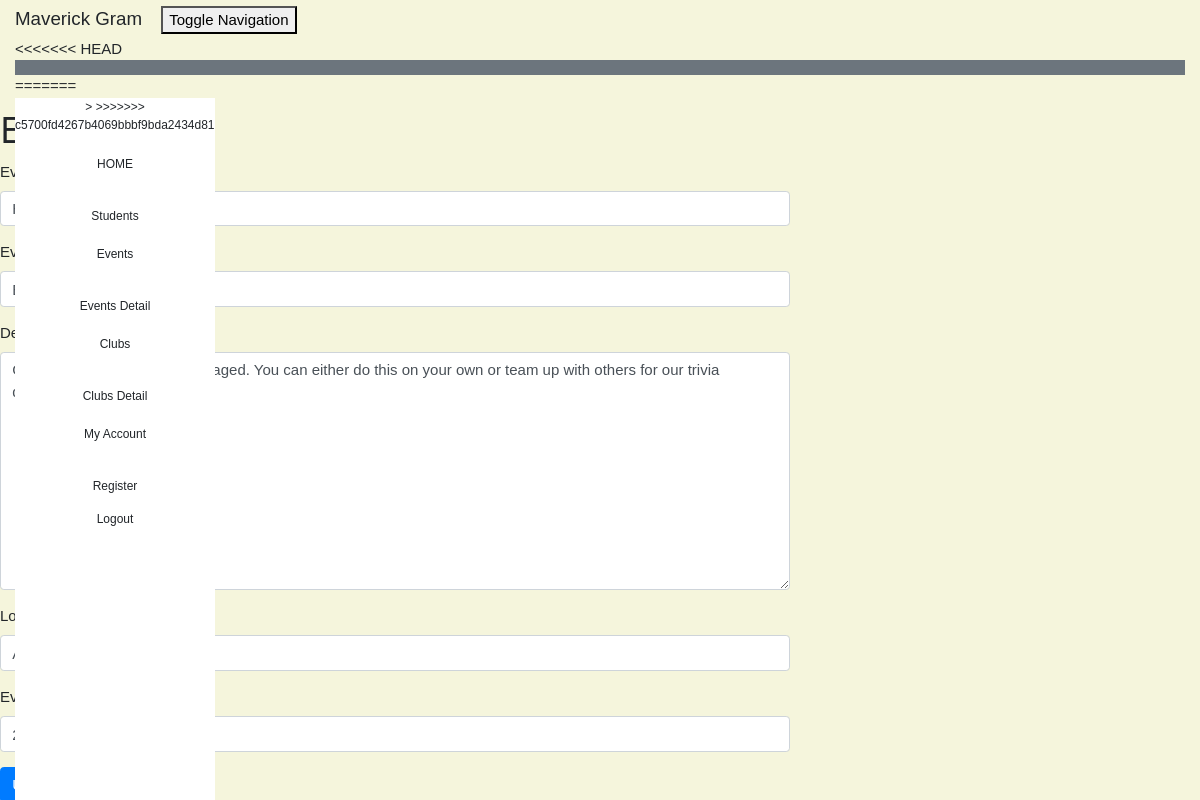
Page /event/4/edit/ (signed in) on the committed database.
### crm/models.py (models this page shows, shortened)
class Event(models.Model):
    event_name = models.CharField(max_length=50)
    event_category = models.CharField(max_length=100)
    description = models.TextField()
    location = models.CharField(max_length=200)
    event_date = models.DateTimeField(default=timezone.now)

### crm/views.py (the view)
# urls.py: path('event/<int:pk>/edit/', views.event_edit, name='event_edit'),
@login_required
def event_edit(request, pk):
    event = get_object_or_404(Event, pk=pk)
    if request.method == "POST":
        form = EventForm(request.POST, instance=event)
        if form.is_valid():
            event = form.save(commit=False)
            event.updated_date = timezone.now()
            event.save()
            event = Event.objects.filter()
            return render(request, 'crm/event_list.html',
                          {'events': event})
    else:
        form = EventForm(instance=event)
    return render(request, 'crm/event_edit.html', {'form': form})

### crm/forms.py
class EventForm(forms.ModelForm):
    class Meta:
        model = Event
        fields = ( 'event_name', 'event_category', 'description', 'location', 'event_date')

### crm/templates/crm/event_edit.html (shortened to what this page needs)
<!DOCTYPE html>
<html lang="en">
{% extends 'crm/base.html' %}
{% load crispy_forms_tags %}
{% block content %}
    <h1>Edit Event</h1>
    <form method="POST" class="customer-form">{% csrf_token %}
        {{ form|crispy }}
        <button type="submit" class="btn btn-primary">Update</button>
    </form>
{% endblock %}

### crm/static/css/w3.css (style rules this page uses)
html { box-sizing:border-box }
*,*:before,*:after { box-sizing:inherit }
html { -ms-text-size-adjust:100%;-webkit-text-size-adjust:100% }
body { margin:0 }
button,input,select,textarea,optgroup { font:inherit;margin:0 }
button,input { overflow:visible }
button,select { text-transform:none }
button,[type=button],[type=reset],[type=submit] { -webkit-appearance:button }
textarea { overflow:auto }
html,body { font-family:Verdana,sans-serif;font-size:15px;line-height:1.5 }
html { overflow-x:hidden }
h1 { font-size:36px }
h1,h2,h3,h4,h5,h6 { font-family:"Segoe UI",Arial,sans-serif;font-weight:400;margin:10px 0 }

### crm/templates/crm/base.html (style rules this page uses)
html { box-sizing:border-box }
*,*:before,*:after { box-sizing:inherit }
html { -ms-text-size-adjust:100%;-webkit-text-size-adjust:100% }
body { margin:0 }
button,input,select,textarea,optgroup { font:inherit;margin:0 }
button,input { overflow:visible }
button,select { text-transform:none }
button,[type=button],[type=reset],[type=submit] { -webkit-appearance:button }
textarea { overflow:auto }
html,body { font-family:Verdana,sans-serif;font-size:15px;line-height:1.5 }
html { overflow-x:hidden }
h1 { font-size:36px }
h1,h2,h3,h4,h5,h6 { font-family:"Segoe UI",Arial,sans-serif;font-weight:400;margin:10px 0 }

### crm/templates/crm/event_edit.html (style rules this page uses)
body { background-color: beige; }

### rows in the picture
Event: event_name "Host Trivia Night", event_category "Entertainment", description "Great way to get students engaged. You can either do this on your own or team up with others for our trivia question.", location "Arts & Sciences Hall", event_date "2022-12-08 17:38:19"
